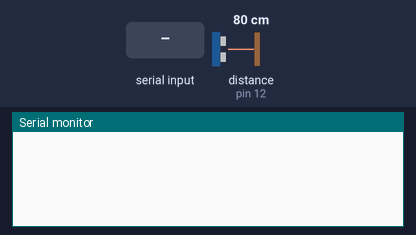
A sketch run on a simulated Arduino Uno, built with avr-gcc and run on an emulated ATmega328P. On the bench: the last lines printed to the serial monitor. The inputs (shaded band) are chosen by the test bench; at power-on: distance to the obstacle (sensor on pin 12) 80 cm. The echo pulse lasts 58.3 µs per cm.

Above: at 1.2 s.
1.3 s: "s" received over Serial
At 2.2 s:
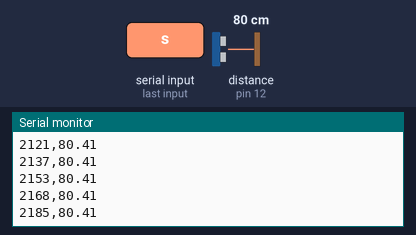
2.8 s: distance to the obstacle (sensor on pin 12) set to 2 cm
At 3.6 s:
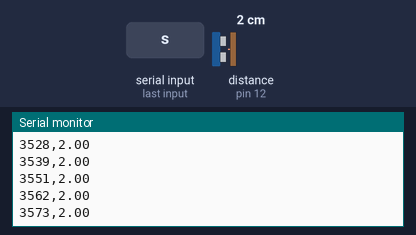
5.8 s: distance to the obstacle (sensor on pin 12) set to 4 cm
At 6.4 s:
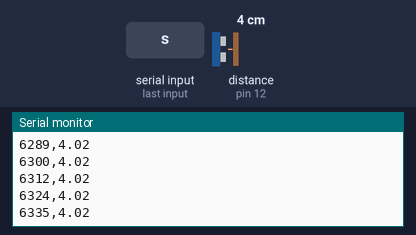
Timing chart, 0 to 8.8 s (numbered marks = the images above; inputs shaded):
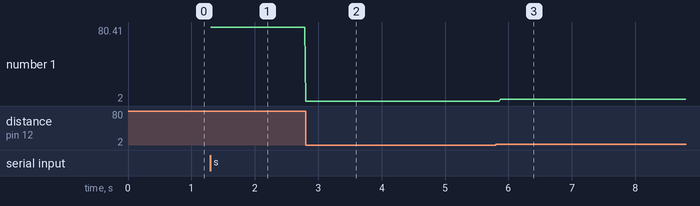

Measured:
- after the input at 1.3 s, the serial monitor: prints a new line at once (image 1)

The sketch:

ch5_03_ultrasonic_gravity.ino
```cpp
const int trigPin = 13;
const int echoPin = 12;

int duration, distance;

void setup() {
    Serial.begin (9600);
    pinMode(trigPin, OUTPUT);
    pinMode(echoPin, INPUT);
}

void loop() {
    if (Serial.available() > 0) {
      char inputdata = Serial.read();
      if(inputdata == 's') {
        for(int i = 0; i< 3000; i++) {
          digitalWrite(trigPin, HIGH);
          delayMicroseconds(10);
          digitalWrite(trigPin, LOW);

          Serial.print(millis());
          Serial.print(",");
          Serial.println(pulseIn(echoPin, HIGH)/(float)58);
          delay(10);
        }
        Serial.println("Done");
        Serial.println();

      }
    }
}
```
